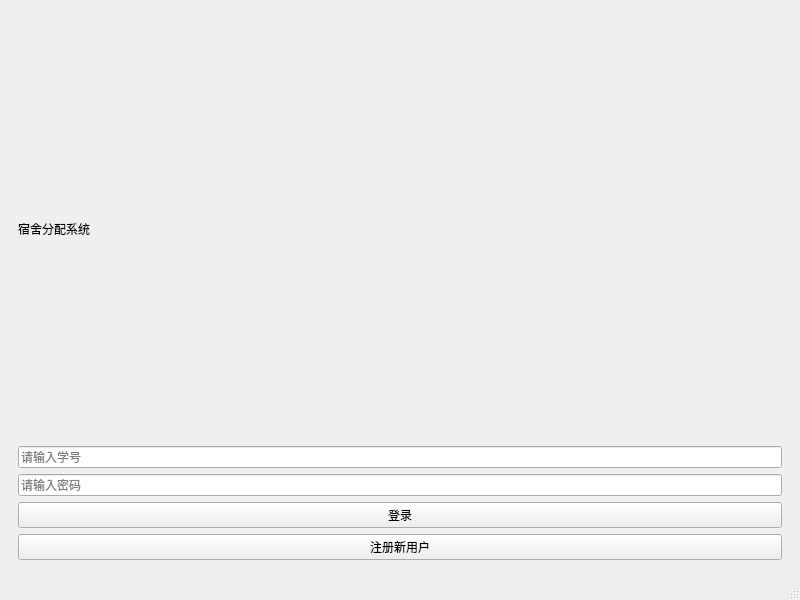
<?xml version="1.0" encoding="UTF-8"?>
<ui version="4.0">
 <class>MainWindow</class>
 <widget class="QMainWindow" name="MainWindow">
  <property name="geometry">
   <rect>
    <x>0</x>
    <y>0</y>
    <width>800</width>
    <height>600</height>
   </rect>
  </property>
  <property name="windowTitle">
   <string>宿舍分配系统</string>
  </property>
  <widget class="QWidget" name="centralwidget">
   <layout class="QVBoxLayout" name="verticalLayout">
    <item>
     <widget class="QStackedWidget" name="stackedWidget">
      <!-- 登录页面 -->
      <widget class="QWidget" name="loginPage">
       <layout class="QVBoxLayout" name="verticalLayout_2">
        <item>
         <widget class="QLabel" name="loginTitle">
          <property name="text">
           <string>宿舍分配系统</string>
          </property>
         </widget>
        </item>
        <item>
         <widget class="QLineEdit" name="studentIdInput">
          <property name="placeholderText">
           <string>请输入学号</string>
          </property>
         </widget>
        </item>
        <item>
         <widget class="QLineEdit" name="passwordInput">
          <property name="echoMode">
           <enum>QLineEdit::Password</enum>
          </property>
          <property name="placeholderText">
           <string>请输入密码</string>
          </property>
         </widget>
        </item>
        <item>
         <widget class="QPushButton" name="loginButton">
          <property name="text">
           <string>登录</string>
          </property>
         </widget>
        </item>
        <item>
         <widget class="QPushButton" name="registerButton">
          <property name="text">
           <string>注册新用户</string>
          </property>
         </widget>
        </item>
       </layout>
      </widget>

      <!-- 注册页面 -->
      <widget class="QWidget" name="registerPage">
       <layout class="QVBoxLayout" name="verticalLayout_3">
        <item>
         <widget class="QLabel" name="registerTitle">
          <property name="text">
           <string>新用户注册</string>
          </property>
         </widget>
        </item>
        <item>
         <widget class="QLabel" name="regIdCardLabel">
          <property name="text">
           <string>身份证号：</string>
          </property>
         </widget>
        </item>
        <item>
         <widget class="QLineEdit" name="regIdCardInput">
          <property name="placeholderText">
           <string>请输入18位身份证号</string>
          </property>
         </widget>
        </item>
        <item>
         <widget class="QLabel" name="regNameLabel">
          <property name="text">
           <string>姓名：</string>
          </property>
         </widget>
        </item>
        <item>
         <widget class="QLineEdit" name="regNameInput">
          <property name="placeholderText">
           <string>请输入姓名</string>
          </property>
         </widget>
        </item>
        <item>
         <widget class="QLabel" name="regGenderLabel">
          <property name="text">
           <string>性别：</string>
          </property>
         </widget>
        </item>
        <item>
         <widget class="QComboBox" name="regGenderInput">
          <property name="sizePolicy">
           <sizepolicy hsizetype="Expanding" vsizetype="Fixed">
            <horstretch>0</horstretch>
            <verstretch>0</verstretch>
           </sizepolicy>
          </property>
          <property name="minimumSize">
           <size>
            <width>0</width>
            <height>40</height>
           </size>
          </property>
          <item>
           <property name="text">
            <string>男</string>
           </property>
          </item>
          <item>
           <property name="text">
            <string>女</string>
           </property>
          </item>
         </widget>
        </item>
        <item>
         <widget class="QLabel" name="regMajorLabel">
          <property name="text">
           <string>专业：</string>
          </property>
         </widget>
        </item>
        <item>
         <widget class="QComboBox" name="regMajorInput">
          <property name="sizePolicy">
           <sizepolicy hsizetype="Expanding" vsizetype="Fixed">
            <horstretch>0</horstretch>
            <verstretch>0</verstretch>
           </sizepolicy>
          </property>
          <property name="minimumSize">
           <size>
            <width>0</width>
            <height>40</height>
           </size>
          </property>
          <item>
           <property name="text">
            <string>计算机科学与技术</string>
           </property>
          </item>
          <item>
           <property name="text">
            <string>软件工程</string>
           </property>
          </item>
          <item>
           <property name="text">
            <string>人工智能</string>
           </property>
          </item>
          <item>
           <property name="text">
            <string>数据科学</string>
           </property>
          </item>
          <item>
           <property name="text">
            <string>电子信息工程</string>
           </property>
          </item>
          <item>
           <property name="text">
            <string>通信工程</string>
           </property>
          </item>
          <item>
           <property name="text">
            <string>自动化</string>
           </property>
          </item>
          <item>
           <property name="text">
            <string>机械工程</string>
           </property>
          </item>
          <item>
           <property name="text">
            <string>电气工程</string>
           </property>
          </item>
          <item>
           <property name="text">
            <string>土木工程</string>
           </property>
          </item>
          <item>
           <property name="text">
            <string>化学工程</string>
           </property>
          </item>
          <item>
           <property name="text">
            <string>生物工程</string>
           </property>
          </item>
          <item>
           <property name="text">
            <string>环境工程</string>
           </property>
          </item>
          <item>
           <property name="text">
            <string>材料科学与工程</string>
           </property>
          </item>
          <item>
           <property name="text">
            <string>工业工程</string>
           </property>
          </item>
          <item>
           <property name="text">
            <string>经济学</string>
           </property>
          </item>
          <item>
           <property name="text">
            <string>金融学</string>
           </property>
          </item>
          <item>
           <property name="text">
            <string>工商管理</string>
           </property>
          </item>
          <item>
           <property name="text">
            <string>市场营销</string>
           </property>
          </item>
          <item>
           <property name="text">
            <string>会计学</string>
           </property>
          </item>
          <item>
           <property name="text">
            <string>法学</string>
           </property>
          </item>
          <item>
           <property name="text">
            <string>新闻传播学</string>
           </property>
          </item>
          <item>
           <property name="text">
            <string>心理学</string>
           </property>
          </item>
          <item>
           <property name="text">
            <string>教育学</string>
           </property>
          </item>
          <item>
           <property name="text">
            <string>医学</string>
           </property>
          </item>
          <item>
           <property name="text">
            <string>药学</string>
           </property>
          </item>
          <item>
           <property name="text">
            <string>护理学</string>
           </property>
          </item>
          <item>
           <property name="text">
            <string>艺术设计</string>
           </property>
          </item>
          <item>
           <property name="text">
            <string>音乐学</string>
           </property>
          </item>
          <item>
           <property name="text">
            <string>体育学</string>
           </property>
          </item>
          <item>
           <property name="text">
            <string>其他</string>
           </property>
          </item>
         </widget>
        </item>
        <item>
         <widget class="QLabel" name="regPasswordLabel">
          <property name="text">
           <string>密码：</string>
          </property>
         </widget>
        </item>
        <item>
         <widget class="QLineEdit" name="regPasswordInput">
          <property name="echoMode">
           <enum>QLineEdit::Password</enum>
          </property>
          <property name="placeholderText">
           <string>请输入密码</string>
          </property>
         </widget>
        </item>
        <item>
         <widget class="QPushButton" name="submitRegisterButton">
          <property name="text">
           <string>提交注册</string>
          </property>
         </widget>
        </item>
        <item>
         <widget class="QPushButton" name="backToLoginButton">
          <property name="text">
           <string>返回登录</string>
          </property>
         </widget>
        </item>
       </layout>
      </widget>

      <!-- 个人主页 -->
      <widget class="QWidget" name="homePage">
       <layout class="QVBoxLayout" name="verticalLayout_home">
        <item>
         <widget class="QLabel" name="welcomeLabel"/>
        </item>
        <item>
         <widget class="QPushButton" name="studentMessageCenterButton">
          <property name="text">
           <string>消息中心</string>
          </property>
         </widget>
        </item>
        <item>
         <widget class="QPushButton" name="assignDormitoryButton">
          <property name="text">
           <string>分配宿舍</string>
          </property>
         </widget>
        </item>
        <item>
         <widget class="QPushButton" name="repairRequestButton">
          <property name="text">
           <string>宿舍维修</string>
          </property>
         </widget>
        </item>
        <item>
         <widget class="QGroupBox" name="userInfoGroup"/>
        </item>
        <item>
         <widget class="QGroupBox" name="dormitoryAssignmentGroup">
          <property name="title">
           <string>宿舍分配信息</string>
          </property>
          <layout class="QVBoxLayout" name="verticalLayout_assignment">
           <item>
            <widget class="QLabel" name="assignmentInfoLabel">
             <property name="text">
              <string>暂未分配宿舍</string>
             </property>
             <property name="alignment">
              <set>Qt::AlignCenter</set>
             </property>
            </widget>
           </item>
          </layout>
         </widget>
        </item>
        <item>
         <widget class="QPushButton" name="studentLogoutButton">
          <property name="text">
           <string>退出登录</string>
          </property>
         </widget>
        </item>
       </layout>
      </widget>

      <!-- 偏好设置页面 -->
      <widget class="QWidget" name="preferencesPage">
       <layout class="QVBoxLayout" name="verticalLayout_7">
        <item>
         <widget class="QLabel" name="preferencesTitle">
          <property name="text">
           <string>设置宿舍偏好</string>
          </property>
         </widget>
        </item>
        <item>
         <widget class="QGroupBox" name="bedPreferenceGroup">
          <property name="title">
           <string>床位偏好</string>
          </property>
          <layout class="QFormLayout" name="formLayout_3">
           <item row="0" column="0">
            <widget class="QLabel" name="preferUpperLabel">
             <property name="text">
              <string>床位位置：</string>
             </property>
            </widget>
           </item>
           <item row="0" column="1">
            <widget class="QComboBox" name="preferUpperInput">
             <property name="sizePolicy">
              <sizepolicy hsizetype="Expanding" vsizetype="Fixed">
               <horstretch>0</horstretch>
               <verstretch>0</verstretch>
              </sizepolicy>
             </property>
             <property name="minimumSize">
              <size>
               <width>0</width>
               <height>40</height>
              </size>
             </property>
             <item>
              <property name="text">
               <string>上铺</string>
              </property>
             </item>
             <item>
              <property name="text">
               <string>下铺</string>
              </property>
             </item>
            </widget>
           </item>
           <item row="1" column="0">
            <widget class="QLabel" name="preferCapacityLabel">
             <property name="text">
              <string>宿舍容量：</string>
             </property>
            </widget>
           </item>
           <item row="1" column="1">
            <widget class="QComboBox" name="preferCapacityInput">
             <property name="sizePolicy">
              <sizepolicy hsizetype="Expanding" vsizetype="Fixed">
               <horstretch>0</horstretch>
               <verstretch>0</verstretch>
              </sizepolicy>
             </property>
             <property name="minimumSize">
              <size>
               <width>0</width>
               <height>40</height>
              </size>
             </property>
             <item>
              <property name="text">
               <string>4人</string>
              </property>
             </item>
             <item>
              <property name="text">
               <string>6人</string>
              </property>
             </item>
             <item>
              <property name="text">
               <string>8人</string>
              </property>
             </item>
            </widget>
           </item>
          </layout>
         </widget>
        </item>
        <item>
         <widget class="QGroupBox" name="scheduleGroup">
          <property name="title">
           <string>作息时间</string>
          </property>
          <layout class="QVBoxLayout" name="verticalLayout_8">
           <item>
            <widget class="QRadioButton" name="earlyBirdRadio">
             <property name="text">
              <string>早睡早起型（22:00前睡觉）</string>
             </property>
            </widget>
           </item>
           <item>
            <widget class="QRadioButton" name="normalRadio">
             <property name="checked">
              <bool>true</bool>
             </property>
             <property name="text">
              <string>正常作息型（23:00前睡觉）</string>
             </property>
            </widget>
           </item>
           <item>
            <widget class="QRadioButton" name="nightOwlRadio">
             <property name="text">
              <string>夜猫子型（23:00后睡觉）</string>
             </property>
            </widget>
           </item>
          </layout>
         </widget>
        </item>
        <item>
         <widget class="QGroupBox" name="hobbiesGroup">
          <property name="title">
           <string>兴趣爱好</string>
          </property>
          <layout class="QGridLayout" name="gridLayout">
           <item row="0" column="0">
            <widget class="QCheckBox" name="readingCheck">
             <property name="text">
              <string>阅读</string>
             </property>
            </widget>
           </item>
           <item row="0" column="1">
            <widget class="QCheckBox" name="gamingCheck">
             <property name="text">
              <string>游戏</string>
             </property>
            </widget>
           </item>
           <item row="0" column="2">
            <widget class="QCheckBox" name="sportsCheck">
             <property name="text">
              <string>运动</string>
             </property>
            </widget>
           </item>
           <item row="1" column="0">
            <widget class="QCheckBox" name="musicCheck">
             <property name="text">
              <string>音乐</string>
             </property>
            </widget>
           </item>
           <item row="1" column="1">
            <widget class="QCheckBox" name="artCheck">
             <property name="text">
              <string>艺术</string>
             </property>
            </widget>
           </item>
           <item row="1" column="2">
            <widget class="QCheckBox" name="programmingCheck">
             <property name="text">
              <string>编程</string>
             </property>
            </widget>
           </item>
           <item row="2" column="0">
            <widget class="QCheckBox" name="photographyCheck">
             <property name="text">
              <string>摄影</string>
             </property>
            </widget>
           </item>
           <item row="2" column="1">
            <widget class="QCheckBox" name="cookingCheck">
             <property name="text">
              <string>烹饪</string>
             </property>
            </widget>
           </item>
           <item row="2" column="2">
            <widget class="QCheckBox" name="travelCheck">
             <property name="text">
              <string>旅行</string>
             </property>
            </widget>
           </item>
           <item row="3" column="0">
            <widget class="QCheckBox" name="otherCheck">
             <property name="text">
              <string>其他</string>
             </property>
            </widget>
           </item>
          </layout>
         </widget>
        </item>
        <item>
         <widget class="QCheckBox" name="acceptDifferentMajorInput">
          <property name="text">
           <string>接受与不同专业的学生同住</string>
          </property>
         </widget>
        </item>
        <item>
         <layout class="QHBoxLayout" name="horizontalLayout_2">
          <item>
           <widget class="QPushButton" name="submitPreferencesButton">
            <property name="text">
             <string>保存偏好</string>
            </property>
           </widget>
          </item>
          <item>
           <widget class="QPushButton" name="startAssignmentButton">
            <property name="text">
             <string>开始分配</string>
            </property>
           </widget>
          </item>
          <item>
           <widget class="QPushButton" name="cancelPreferencesButton">
            <property name="text">
             <string>取消</string>
            </property>
           </widget>
          </item>
         </layout>
        </item>
       </layout>
      </widget>

      <!-- 宿舍管理页面 -->
      <widget class="QWidget" name="dormitoryManagementPage">
       <layout class="QVBoxLayout" name="verticalLayout_5">
        <item>
         <widget class="QPushButton" name="messageCenterButton">
          <property name="text">
           <string>消息中心</string>
          </property>
         </widget>
        </item>
        <item>
         <widget class="QPushButton" name="logoutButton">
          <property name="text">
           <string>退出登录</string>
          </property>
         </widget>
        </item>
        <item>
         <widget class="QLabel" name="dormitoryManagementTitle">
          <property name="text">
           <string>管理员首页</string>
          </property>
          <property name="alignment">
           <set>Qt::AlignCenter</set>
          </property>
         </widget>
        </item>
        <item>
         <widget class="QPushButton" name="manageDormitoryButton">
          <property name="text">
           <string>宿舍管理</string>
          </property>
         </widget>
        </item>
        <item>
         <widget class="QPushButton" name="repairListButton">
          <property name="text">
           <string>维修管理</string>
          </property>
         </widget>
        </item>
        <item>
         <widget class="QPushButton" name="backToHomeButton">
          <property name="text">
           <string>返回主页</string>
          </property>
         </widget>
        </item>
       </layout>
      </widget>

      <!-- 消息页面 -->
      <widget class="QWidget" name="messagePage">
       <layout class="QVBoxLayout" name="verticalLayout_message">
        <item>
         <widget class="QLabel" name="messagePageTitle">
          <property name="text">
           <string>消息中心</string>
          </property>
          <property name="alignment">
           <set>Qt::AlignCenter</set>
          </property>
         </widget>
        </item>
        <item>
         <layout class="QHBoxLayout" name="messageLayout">
          <item>
           <widget class="QTableWidget" name="userTable">
            <property name="maximumWidth">
             <number>200</number>
            </property>
            <property name="visible">
             <bool>false</bool>
            </property>
           </widget>
          </item>
          <item>
           <layout class="QVBoxLayout" name="messageContentLayout">
            <item>
             <widget class="QListWidget" name="messageList">
              <property name="alternatingRowColors">
               <bool>true</bool>
              </property>
              <property name="spacing">
               <number>5</number>
              </property>
             </widget>
            </item>
            <item>
             <layout class="QHBoxLayout" name="messageInputLayout">
              <item>
               <widget class="QLineEdit" name="messageInput">
                <property name="placeholderText">
                 <string>输入消息...</string>
                </property>
               </widget>
              </item>
              <item>
               <widget class="QPushButton" name="sendMessageButton">
                <property name="text">
                 <string>发送</string>
                </property>
                <property name="minimumWidth">
                 <number>60</number>
                </property>
               </widget>
              </item>
             </layout>
            </item>
           </layout>
          </item>
         </layout>
        </item>
        <item>
         <layout class="QHBoxLayout" name="messageButtonLayout">
          <item>
           <widget class="QPushButton" name="backToHomeButton1">
            <property name="text">
             <string>返回</string>
            </property>
           </widget>
          </item>
         </layout>
        </item>
       </layout>
      </widget>

     </widget>
    </item>
   </layout>
  </widget>
  <widget class="QMenuBar" name="menubar">
   <property name="geometry">
    <rect>
     <x>0</x>
     <y>0</y>
     <width>800</width>
     <height>22</height>
    </rect>
   </property>
   <widget class="QMenu" name="menuSystem">
    <property name="title">
     <string>系统</string>
    </property>
   </widget>
   <widget class="QMenu" name="menuDormitory">
    <property name="title">
     <string>宿舍管理</string>
    </property>
   </widget>
   <widget class="QMenu" name="menuUser">
    <property name="title">
     <string>用户管理</string>
    </property>
   </widget>
   <widget class="QMenu" name="menuHelp">
    <property name="title">
     <string>帮助</string>
    </property>
   </widget>
  </widget>
  <widget class="QStatusBar" name="statusbar"/>
 </widget>
 <resources/>
 <connections/>
</ui>
